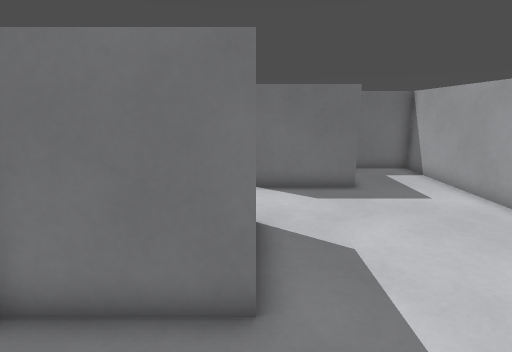
[1] (above)

17 first-person views from a walk through a Godot game level. The camera is 1.5 m above the floor, tilts 12° down and sees 80° across. The floor is counted in squares, 0.5 m on a side. Each view is taken from the middle of a square. On the plan, view 1 faces up. The plan holds only what a view shows up to about 20 squares ahead; the rest is blank. The place goes on beyond the plan. Surface patterns are stand-ins for the level's own textures.

[2]
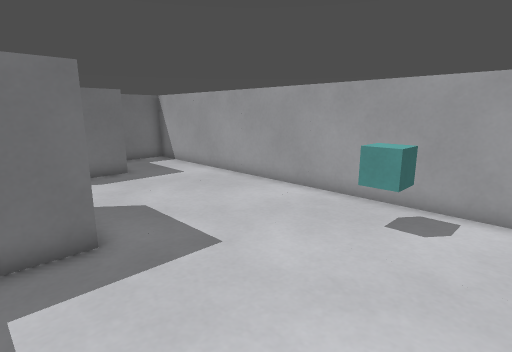

[3]
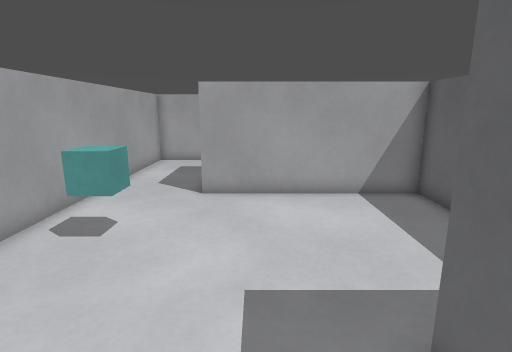

[4]
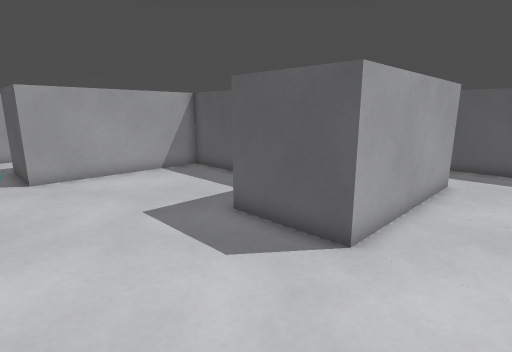

[5]
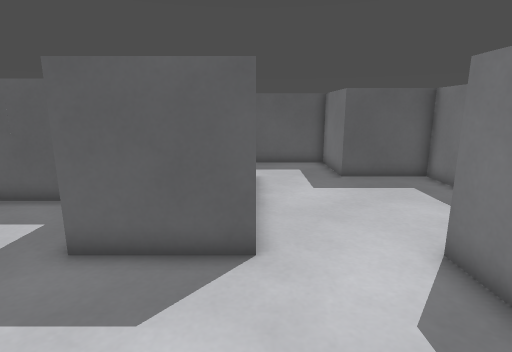

[6]
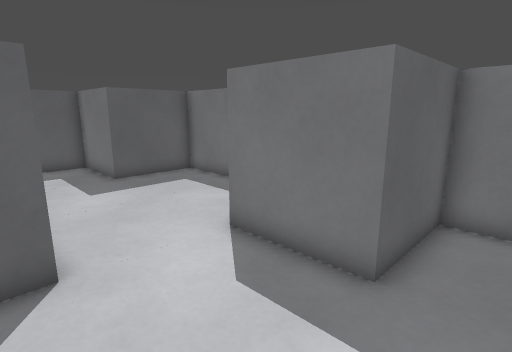

[7]
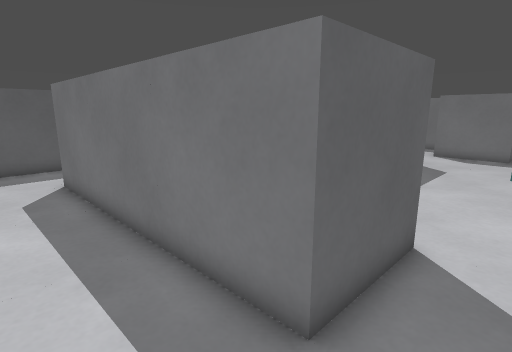

[8]
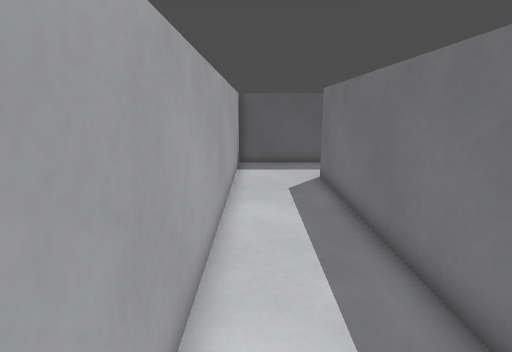

[9]
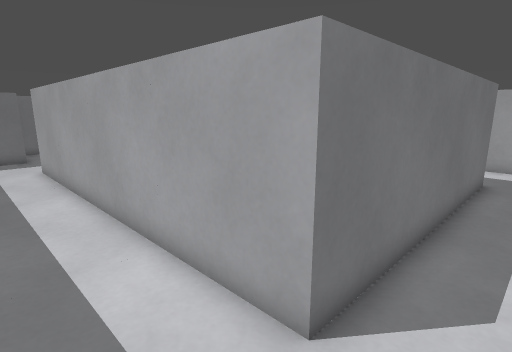

[10]
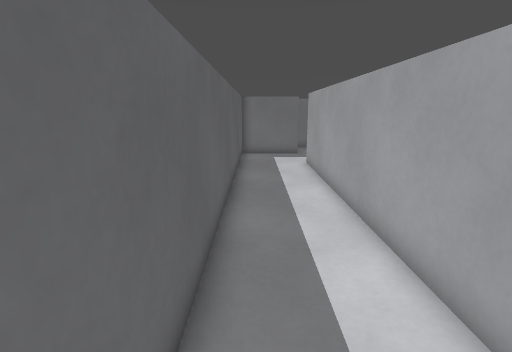

[11]
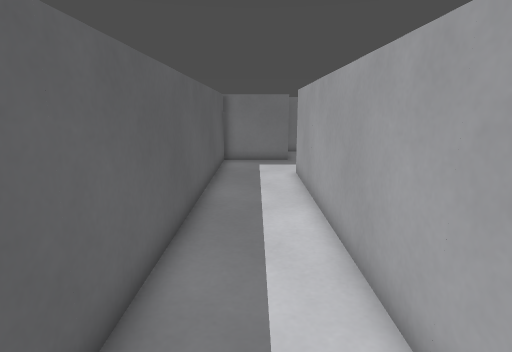

[12]
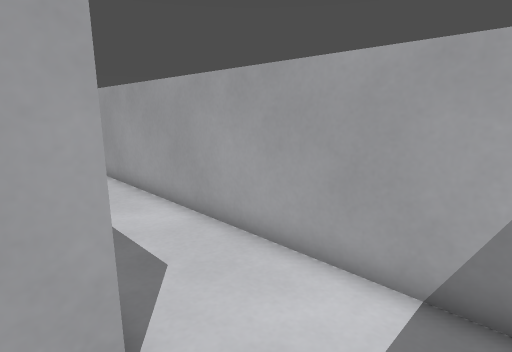

[13]
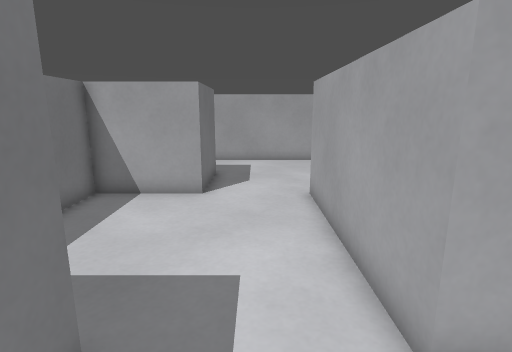

[14]
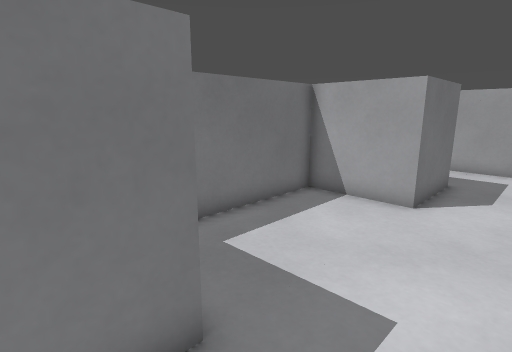

[15]
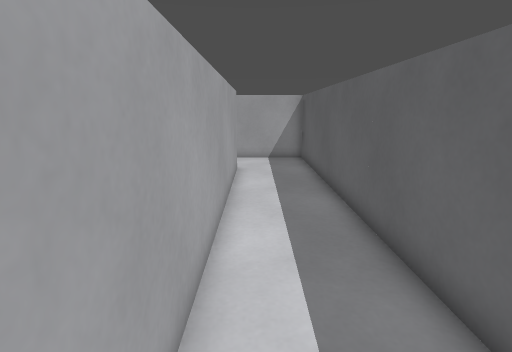

[16]
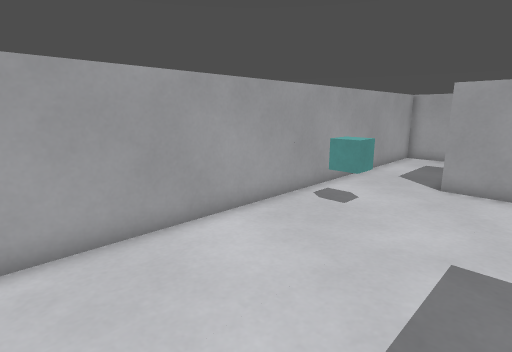

[17]
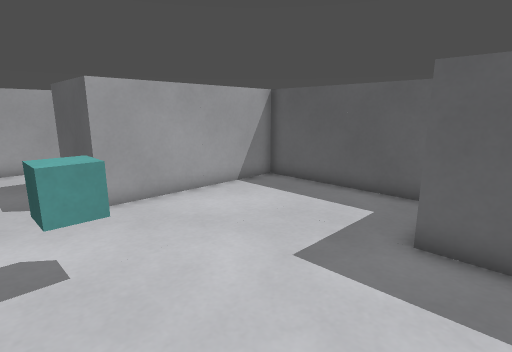

### Floor plan
Ten units are one square. View 1 is at (0, 0); x grows to the right and y downward. Boxes are objects, and circles mark ways between rooms. Rooms are numbered by the first view taken in them; rooms with no view inside come last. Other rooms are left out.
<svg viewBox="-125 -165 210 290">
<path fill="none" stroke="#000" d="M-40 -29 -40 40 40 40 40 80 -80 80 -80 -80M0 -80 0 -40 -38 -40M-80 -120 -120 -120 -120 120 80 120 80 -160 40 -160 40 -120 0 -120M0 -120 0 -160 -80 -160 -80 -120M-80 -80 0 -80"/>
<rect x="45" y="-5" width="20" height="10" fill="#bbb"><title>other object</title></rect>
<circle cx="-80" cy="-100" r="3" fill="#2a7"/>
<circle cx="0" cy="-100" r="3" fill="#2a7"/>
<text x="-10" y="0">1</text>
<text x="-40" y="-120">2</text>
</svg>
Room 1 opens to room 2.

Where each view was taken, in squares from view 1:
view 1: 0 up, 0 right, facing up
view 2: 3 down, 2 left, facing up-right
view 3: 7 up, 2 right, facing down
view 4: 11 up, 6 right, facing down-left
view 5: 8 up, 6 right, facing left
view 6: 7 up, 6 right, facing up-left
view 7: 11 down, 6 right, facing up-left
view 8: 11 down, 6 right, facing left
view 9: 10 down, 11 left, facing up-right
view 10: 10 down, 11 left, facing up
view 11: 7 down, 10 left, facing up
view 12: 7 down, 11 left, facing down-right
view 13: 10 up, 11 left, facing right
view 14: 9 up, 10 left, facing up-right
view 15: 8 up, 9 left, facing down
view 16: 9 up, 1 right, facing down-right
view 17: 6 up, 7 right, facing down-left
